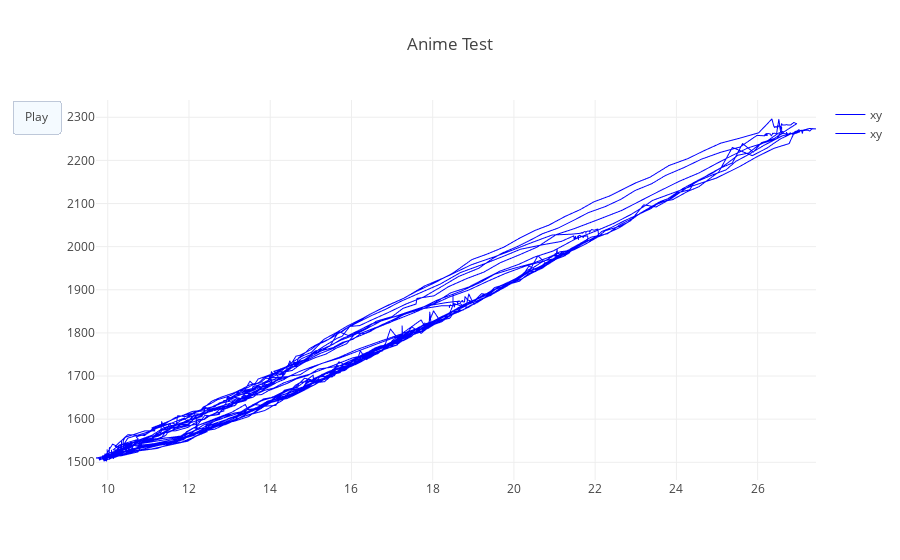

Notebook code cell kept with this figure:
### Code cell
trace0 = go.Scattergl(
        x = ynew[adjX:],
        y = SensorData[adjY:],
        name ="xy",
        mode = 'lines',
        line=dict(
            width=1, color='blue'
        )
)
data2 = [trace0,trace0]

layout2=dict(
            title='Anime Test', hovermode='closest',
            updatemenus= [{'type': 'buttons',
                           'buttons': [{'label': 'Play',
                                        'method': 'animate',
                                        'args': [None]}]}])

M = (len(SensorData))//10
x2 = ynew[adjX::10]
y2 = SensorData[adjY::10]
frames2=[dict(data=[dict(x=[x2[k]], 
                        y=[y2[k]], 
                        mode='markers', 
                        marker=dict(color='red', size=10)
                        )
                  ]) for k in range(M-2)]  

figure2 = dict(data=data2, layout=layout2, frames=frames2)
iplot(figure2, filename='Animation')

### Figure 1 — Plotly figure (JSON) as saved in the notebook; plotly's stock layout.template omitted (floating-point values rounded to 4 significant figures; data arrays with more than 128 entries replaced by an {"elided": "..."} marker saying what was removed)
{"data": [{"line": {"color": "blue", "width": 1}, "mode": "lines", "name": "xy", "type": "scattergl", "x": {"elided": "2079 float values"}, "y": {"elided": "2091 str values"}}, {"line": {"color": "blue", "width": 1}, "mode": "lines", "name": "xy", "type": "scattergl", "x": {"elided": "2079 float values"}, "y": {"elided": "2091 str values"}}], "layout": {"hovermode": "closest", "title": "Anime Test", "updatemenus": [{"buttons": [{"args": [null], "label": "Play", "method": "animate"}], "type": "buttons"}]}}
